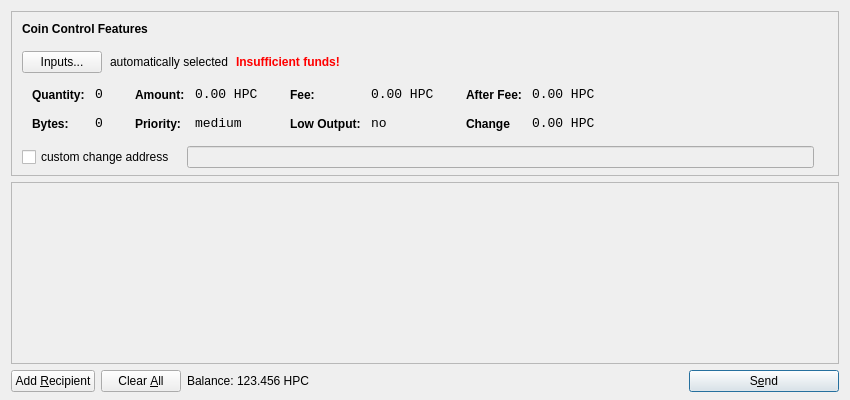
<?xml version="1.0" encoding="UTF-8"?>
<ui version="4.0">
 <class>SendCoinsDialog</class>
 <widget class="QDialog" name="SendCoinsDialog">
  <property name="geometry">
   <rect>
    <x>0</x>
    <y>0</y>
    <width>850</width>
    <height>400</height>
   </rect>
  </property>
  <property name="windowTitle">
   <string>Send Coins</string>
  </property>
  <layout class="QVBoxLayout" name="verticalLayout" stretch="0,1,0">
   <property name="bottomMargin">
    <number>8</number>
   </property>
   <item>
    <widget class="QFrame" name="frameCoinControl">
     <property name="sizePolicy">
      <sizepolicy hsizetype="Expanding" vsizetype="Expanding">
       <horstretch>0</horstretch>
       <verstretch>0</verstretch>
      </sizepolicy>
     </property>
     <property name="maximumSize">
      <size>
       <width>16777215</width>
       <height>16777215</height>
      </size>
     </property>
     <property name="frameShape">
      <enum>QFrame::StyledPanel</enum>
     </property>
     <property name="frameShadow">
      <enum>QFrame::Sunken</enum>
     </property>
     <layout class="QVBoxLayout" name="verticalLayoutCoinControl2">
      <property name="spacing">
       <number>-1</number>
      </property>
      <property name="leftMargin">
       <number>0</number>
      </property>
      <property name="topMargin">
       <number>0</number>
      </property>
      <property name="rightMargin">
       <number>0</number>
      </property>
      <property name="bottomMargin">
       <number>6</number>
      </property>
      <item>
       <layout class="QVBoxLayout" name="verticalLayoutCoinControl" stretch="0,0,0,0,1">
        <property name="spacing">
         <number>0</number>
        </property>
        <property name="leftMargin">
         <number>10</number>
        </property>
        <property name="topMargin">
         <number>10</number>
        </property>
        <item>
         <layout class="QHBoxLayout" name="horizontalLayoutCoinControl1">
          <property name="bottomMargin">
           <number>15</number>
          </property>
          <item>
           <widget class="QLabel" name="labelCoinControlFeatures">
            <property name="sizePolicy">
             <sizepolicy hsizetype="Preferred" vsizetype="Maximum">
              <horstretch>0</horstretch>
              <verstretch>0</verstretch>
             </sizepolicy>
            </property>
            <property name="font">
             <font>
              <weight>75</weight>
              <bold>true</bold>
             </font>
            </property>
            <property name="styleSheet">
             <string notr="true">font-weight:bold;</string>
            </property>
            <property name="text">
             <string>Coin Control Features</string>
            </property>
           </widget>
          </item>
         </layout>
        </item>
        <item>
         <layout class="QHBoxLayout" name="horizontalLayoutCoinControl2" stretch="0,0,0,0">
          <property name="spacing">
           <number>8</number>
          </property>
          <property name="bottomMargin">
           <number>10</number>
          </property>
          <item>
           <widget class="QPushButton" name="pushButtonCoinControl">
            <property name="styleSheet">
             <string notr="true"/>
            </property>
            <property name="text">
             <string>Inputs...</string>
            </property>
           </widget>
          </item>
          <item>
           <widget class="QLabel" name="labelCoinControlAutomaticallySelected">
            <property name="text">
             <string>automatically selected</string>
            </property>
            <property name="margin">
             <number>5</number>
            </property>
           </widget>
          </item>
          <item>
           <widget class="QLabel" name="labelCoinControlInsuffFunds">
            <property name="font">
             <font>
              <weight>75</weight>
              <bold>true</bold>
             </font>
            </property>
            <property name="styleSheet">
             <string notr="true">color:red;font-weight:bold;</string>
            </property>
            <property name="text">
             <string>Insufficient funds!</string>
            </property>
            <property name="margin">
             <number>5</number>
            </property>
           </widget>
          </item>
          <item>
           <spacer name="horizontalSpacerCoinControl">
            <property name="orientation">
             <enum>Qt::Horizontal</enum>
            </property>
            <property name="sizeHint" stdset="0">
             <size>
              <width>40</width>
              <height>1</height>
             </size>
            </property>
           </spacer>
          </item>
         </layout>
        </item>
        <item>
         <widget class="QWidget" name="widgetCoinControl" native="true">
          <property name="sizePolicy">
           <sizepolicy hsizetype="Preferred" vsizetype="Preferred">
            <horstretch>0</horstretch>
            <verstretch>0</verstretch>
           </sizepolicy>
          </property>
          <property name="minimumSize">
           <size>
            <width>0</width>
            <height>0</height>
           </size>
          </property>
          <property name="styleSheet">
           <string notr="true"/>
          </property>
          <layout class="QHBoxLayout" name="horizontalLayoutCoinControl5">
           <property name="margin">
            <number>0</number>
           </property>
           <item>
            <layout class="QHBoxLayout" name="horizontalLayoutCoinControl3" stretch="0,0,0,1">
             <property name="spacing">
              <number>20</number>
             </property>
             <property name="topMargin">
              <number>0</number>
             </property>
             <property name="bottomMargin">
              <number>10</number>
             </property>
             <item>
              <layout class="QFormLayout" name="formLayoutCoinControl1">
               <property name="horizontalSpacing">
                <number>10</number>
               </property>
               <property name="verticalSpacing">
                <number>14</number>
               </property>
               <property name="leftMargin">
                <number>10</number>
               </property>
               <property name="topMargin">
                <number>4</number>
               </property>
               <property name="rightMargin">
                <number>6</number>
               </property>
               <item row="0" column="0">
                <widget class="QLabel" name="labelCoinControlQuantityText">
                 <property name="styleSheet">
                  <string notr="true">font-weight:bold;</string>
                 </property>
                 <property name="text">
                  <string>Quantity:</string>
                 </property>
                 <property name="margin">
                  <number>0</number>
                 </property>
                </widget>
               </item>
               <item row="0" column="1">
                <widget class="QLabel" name="labelCoinControlQuantity">
                 <property name="font">
                  <font>
                   <family>Monospace</family>
                   <pointsize>10</pointsize>
                  </font>
                 </property>
                 <property name="cursor">
                  <cursorShape>IBeamCursor</cursorShape>
                 </property>
                 <property name="contextMenuPolicy">
                  <enum>Qt::ActionsContextMenu</enum>
                 </property>
                 <property name="text">
                  <string>0</string>
                 </property>
                 <property name="margin">
                  <number>0</number>
                 </property>
                 <property name="textInteractionFlags">
                  <set>Qt::LinksAccessibleByMouse|Qt::TextSelectableByKeyboard|Qt::TextSelectableByMouse</set>
                 </property>
                </widget>
               </item>
               <item row="1" column="0">
                <widget class="QLabel" name="labelCoinControlBytesText">
                 <property name="styleSheet">
                  <string notr="true">font-weight:bold;</string>
                 </property>
                 <property name="text">
                  <string>Bytes:</string>
                 </property>
                </widget>
               </item>
               <item row="1" column="1">
                <widget class="QLabel" name="labelCoinControlBytes">
                 <property name="font">
                  <font>
                   <family>Monospace</family>
                   <pointsize>10</pointsize>
                  </font>
                 </property>
                 <property name="cursor">
                  <cursorShape>IBeamCursor</cursorShape>
                 </property>
                 <property name="contextMenuPolicy">
                  <enum>Qt::ActionsContextMenu</enum>
                 </property>
                 <property name="text">
                  <string>0</string>
                 </property>
                 <property name="textInteractionFlags">
                  <set>Qt::LinksAccessibleByMouse|Qt::TextSelectableByKeyboard|Qt::TextSelectableByMouse</set>
                 </property>
                </widget>
               </item>
              </layout>
             </item>
             <item>
              <layout class="QFormLayout" name="formLayoutCoinControl2">
               <property name="horizontalSpacing">
                <number>10</number>
               </property>
               <property name="verticalSpacing">
                <number>14</number>
               </property>
               <property name="leftMargin">
                <number>6</number>
               </property>
               <property name="topMargin">
                <number>4</number>
               </property>
               <property name="rightMargin">
                <number>6</number>
               </property>
               <item row="0" column="0">
                <widget class="QLabel" name="labelCoinControlAmountText">
                 <property name="styleSheet">
                  <string notr="true">font-weight:bold;</string>
                 </property>
                 <property name="text">
                  <string>Amount:</string>
                 </property>
                 <property name="margin">
                  <number>0</number>
                 </property>
                </widget>
               </item>
               <item row="0" column="1">
                <widget class="QLabel" name="labelCoinControlAmount">
                 <property name="font">
                  <font>
                   <family>Monospace</family>
                   <pointsize>10</pointsize>
                  </font>
                 </property>
                 <property name="cursor">
                  <cursorShape>IBeamCursor</cursorShape>
                 </property>
                 <property name="contextMenuPolicy">
                  <enum>Qt::ActionsContextMenu</enum>
                 </property>
                 <property name="text">
                  <string>0.00 HPC</string>
                 </property>
                 <property name="textInteractionFlags">
                  <set>Qt::LinksAccessibleByMouse|Qt::TextSelectableByKeyboard|Qt::TextSelectableByMouse</set>
                 </property>
                </widget>
               </item>
               <item row="1" column="0">
                <widget class="QLabel" name="labelCoinControlPriorityText">
                 <property name="styleSheet">
                  <string notr="true">font-weight:bold;</string>
                 </property>
                 <property name="text">
                  <string>Priority:</string>
                 </property>
                </widget>
               </item>
               <item row="1" column="1">
                <widget class="QLabel" name="labelCoinControlPriority">
                 <property name="font">
                  <font>
                   <family>Monospace</family>
                   <pointsize>10</pointsize>
                  </font>
                 </property>
                 <property name="cursor">
                  <cursorShape>IBeamCursor</cursorShape>
                 </property>
                 <property name="contextMenuPolicy">
                  <enum>Qt::ActionsContextMenu</enum>
                 </property>
                 <property name="text">
                  <string>medium</string>
                 </property>
                 <property name="textInteractionFlags">
                  <set>Qt::LinksAccessibleByMouse|Qt::TextSelectableByKeyboard|Qt::TextSelectableByMouse</set>
                 </property>
                </widget>
               </item>
              </layout>
             </item>
             <item>
              <layout class="QFormLayout" name="formLayoutCoinControl3">
               <property name="horizontalSpacing">
                <number>10</number>
               </property>
               <property name="verticalSpacing">
                <number>14</number>
               </property>
               <property name="leftMargin">
                <number>6</number>
               </property>
               <property name="topMargin">
                <number>4</number>
               </property>
               <property name="rightMargin">
                <number>6</number>
               </property>
               <item row="0" column="0">
                <widget class="QLabel" name="labelCoinControlFeeText">
                 <property name="styleSheet">
                  <string notr="true">font-weight:bold;</string>
                 </property>
                 <property name="text">
                  <string>Fee:</string>
                 </property>
                 <property name="margin">
                  <number>0</number>
                 </property>
                </widget>
               </item>
               <item row="0" column="1">
                <widget class="QLabel" name="labelCoinControlFee">
                 <property name="font">
                  <font>
                   <family>Monospace</family>
                   <pointsize>10</pointsize>
                  </font>
                 </property>
                 <property name="cursor">
                  <cursorShape>IBeamCursor</cursorShape>
                 </property>
                 <property name="contextMenuPolicy">
                  <enum>Qt::ActionsContextMenu</enum>
                 </property>
                 <property name="text">
                  <string>0.00 HPC</string>
                 </property>
                 <property name="textInteractionFlags">
                  <set>Qt::LinksAccessibleByMouse|Qt::TextSelectableByKeyboard|Qt::TextSelectableByMouse</set>
                 </property>
                </widget>
               </item>
               <item row="1" column="0">
                <widget class="QLabel" name="labelCoinControlLowOutputText">
                 <property name="styleSheet">
                  <string notr="true">font-weight:bold;</string>
                 </property>
                 <property name="text">
                  <string>Low Output:</string>
                 </property>
                </widget>
               </item>
               <item row="1" column="1">
                <widget class="QLabel" name="labelCoinControlLowOutput">
                 <property name="font">
                  <font>
                   <family>Monospace</family>
                   <pointsize>10</pointsize>
                  </font>
                 </property>
                 <property name="cursor">
                  <cursorShape>IBeamCursor</cursorShape>
                 </property>
                 <property name="contextMenuPolicy">
                  <enum>Qt::ActionsContextMenu</enum>
                 </property>
                 <property name="text">
                  <string>no</string>
                 </property>
                 <property name="textInteractionFlags">
                  <set>Qt::LinksAccessibleByMouse|Qt::TextSelectableByKeyboard|Qt::TextSelectableByMouse</set>
                 </property>
                </widget>
               </item>
              </layout>
             </item>
             <item>
              <layout class="QFormLayout" name="formLayoutCoinControl4">
               <property name="horizontalSpacing">
                <number>10</number>
               </property>
               <property name="verticalSpacing">
                <number>14</number>
               </property>
               <property name="leftMargin">
                <number>6</number>
               </property>
               <property name="topMargin">
                <number>4</number>
               </property>
               <property name="rightMargin">
                <number>6</number>
               </property>
               <item row="0" column="0">
                <widget class="QLabel" name="labelCoinControlAfterFeeText">
                 <property name="styleSheet">
                  <string notr="true">font-weight:bold;</string>
                 </property>
                 <property name="text">
                  <string>After Fee:</string>
                 </property>
                 <property name="margin">
                  <number>0</number>
                 </property>
                </widget>
               </item>
               <item row="0" column="1">
                <widget class="QLabel" name="labelCoinControlAfterFee">
                 <property name="font">
                  <font>
                   <family>Monospace</family>
                   <pointsize>10</pointsize>
                  </font>
                 </property>
                 <property name="cursor">
                  <cursorShape>IBeamCursor</cursorShape>
                 </property>
                 <property name="contextMenuPolicy">
                  <enum>Qt::ActionsContextMenu</enum>
                 </property>
                 <property name="text">
                  <string>0.00 HPC</string>
                 </property>
                 <property name="textInteractionFlags">
                  <set>Qt::LinksAccessibleByMouse|Qt::TextSelectableByKeyboard|Qt::TextSelectableByMouse</set>
                 </property>
                </widget>
               </item>
               <item row="1" column="0">
                <widget class="QLabel" name="labelCoinControlChangeText">
                 <property name="styleSheet">
                  <string notr="true">font-weight:bold;</string>
                 </property>
                 <property name="text">
                  <string>Change</string>
                 </property>
                </widget>
               </item>
               <item row="1" column="1">
                <widget class="QLabel" name="labelCoinControlChange">
                 <property name="font">
                  <font>
                   <family>Monospace</family>
                   <pointsize>10</pointsize>
                  </font>
                 </property>
                 <property name="cursor">
                  <cursorShape>IBeamCursor</cursorShape>
                 </property>
                 <property name="contextMenuPolicy">
                  <enum>Qt::ActionsContextMenu</enum>
                 </property>
                 <property name="text">
                  <string>0.00 HPC</string>
                 </property>
                 <property name="textInteractionFlags">
                  <set>Qt::LinksAccessibleByMouse|Qt::TextSelectableByKeyboard|Qt::TextSelectableByMouse</set>
                 </property>
                </widget>
               </item>
              </layout>
             </item>
            </layout>
           </item>
          </layout>
         </widget>
        </item>
        <item>
         <layout class="QHBoxLayout" name="horizontalLayoutCoinControl4" stretch="0,0,0">
          <property name="spacing">
           <number>12</number>
          </property>
          <property name="sizeConstraint">
           <enum>QLayout::SetDefaultConstraint</enum>
          </property>
          <property name="topMargin">
           <number>5</number>
          </property>
          <property name="rightMargin">
           <number>5</number>
          </property>
          <item>
           <widget class="QCheckBox" name="checkBoxCoinControlChange">
            <property name="text">
             <string>custom change address</string>
            </property>
           </widget>
          </item>
          <item>
           <widget class="QLineEdit" name="lineEditCoinControlChange">
            <property name="enabled">
             <bool>false</bool>
            </property>
            <property name="sizePolicy">
             <sizepolicy hsizetype="Expanding" vsizetype="Fixed">
              <horstretch>0</horstretch>
              <verstretch>0</verstretch>
             </sizepolicy>
            </property>
           </widget>
          </item>
          <item>
           <widget class="QLabel" name="labelCoinControlChangeLabel">
            <property name="sizePolicy">
             <sizepolicy hsizetype="Preferred" vsizetype="Expanding">
              <horstretch>0</horstretch>
              <verstretch>0</verstretch>
             </sizepolicy>
            </property>
            <property name="minimumSize">
             <size>
              <width>0</width>
              <height>0</height>
             </size>
            </property>
            <property name="text">
             <string/>
            </property>
            <property name="margin">
             <number>3</number>
            </property>
           </widget>
          </item>
         </layout>
        </item>
        <item>
         <spacer name="verticalSpacerCoinControl">
          <property name="orientation">
           <enum>Qt::Vertical</enum>
          </property>
          <property name="sizeHint" stdset="0">
           <size>
            <width>800</width>
            <height>1</height>
           </size>
          </property>
         </spacer>
        </item>
       </layout>
      </item>
     </layout>
    </widget>
   </item>
   <item>
    <widget class="QScrollArea" name="scrollArea">
     <property name="widgetResizable">
      <bool>true</bool>
     </property>
     <widget class="QWidget" name="scrollAreaWidgetContents">
      <property name="geometry">
       <rect>
        <x>0</x>
        <y>0</y>
        <width>830</width>
        <height>165</height>
       </rect>
      </property>
      <layout class="QVBoxLayout" name="verticalLayout_2">
       <property name="margin">
        <number>0</number>
       </property>
       <item>
        <layout class="QVBoxLayout" name="entries">
         <property name="spacing">
          <number>6</number>
         </property>
        </layout>
       </item>
       <item>
        <spacer name="verticalSpacer">
         <property name="orientation">
          <enum>Qt::Vertical</enum>
         </property>
         <property name="sizeHint" stdset="0">
          <size>
           <width>20</width>
           <height>40</height>
          </size>
         </property>
        </spacer>
       </item>
      </layout>
     </widget>
    </widget>
   </item>
   <item>
    <layout class="QHBoxLayout" name="horizontalLayout">
     <item>
      <widget class="QPushButton" name="addButton">
       <property name="toolTip">
        <string>Send to multiple recipients at once</string>
       </property>
       <property name="text">
        <string>Add &amp;Recipient</string>
       </property>
       <property name="icon">
        <iconset resource="../bitcoin.qrc">
         <normaloff>:/icons/add</normaloff>:/icons/add</iconset>
       </property>
       <property name="autoDefault">
        <bool>false</bool>
       </property>
      </widget>
     </item>
     <item>
      <widget class="QPushButton" name="clearButton">
       <property name="sizePolicy">
        <sizepolicy hsizetype="Minimum" vsizetype="Fixed">
         <horstretch>0</horstretch>
         <verstretch>0</verstretch>
        </sizepolicy>
       </property>
       <property name="toolTip">
        <string>Remove all transaction fields</string>
       </property>
       <property name="text">
        <string>Clear &amp;All</string>
       </property>
       <property name="icon">
        <iconset resource="../bitcoin.qrc">
         <normaloff>:/icons/remove</normaloff>:/icons/remove</iconset>
       </property>
       <property name="autoRepeatDelay">
        <number>300</number>
       </property>
       <property name="autoDefault">
        <bool>false</bool>
       </property>
      </widget>
     </item>
     <item>
      <layout class="QHBoxLayout" name="horizontalLayout_2">
       <property name="spacing">
        <number>3</number>
       </property>
       <item>
        <widget class="QLabel" name="label">
         <property name="sizePolicy">
          <sizepolicy hsizetype="Preferred" vsizetype="Fixed">
           <horstretch>0</horstretch>
           <verstretch>0</verstretch>
          </sizepolicy>
         </property>
         <property name="text">
          <string>Balance:</string>
         </property>
        </widget>
       </item>
       <item>
        <widget class="QLabel" name="labelBalance">
         <property name="sizePolicy">
          <sizepolicy hsizetype="Preferred" vsizetype="Fixed">
           <horstretch>0</horstretch>
           <verstretch>0</verstretch>
          </sizepolicy>
         </property>
         <property name="cursor">
          <cursorShape>IBeamCursor</cursorShape>
         </property>
         <property name="text">
          <string>123.456 HPC</string>
         </property>
         <property name="textInteractionFlags">
          <set>Qt::LinksAccessibleByMouse|Qt::TextSelectableByKeyboard|Qt::TextSelectableByMouse</set>
         </property>
        </widget>
       </item>
      </layout>
     </item>
     <item>
      <spacer name="horizontalSpacer">
       <property name="orientation">
        <enum>Qt::Horizontal</enum>
       </property>
       <property name="sizeHint" stdset="0">
        <size>
         <width>40</width>
         <height>20</height>
        </size>
       </property>
      </spacer>
     </item>
     <item>
      <widget class="QPushButton" name="sendButton">
       <property name="minimumSize">
        <size>
         <width>150</width>
         <height>0</height>
        </size>
       </property>
       <property name="toolTip">
        <string>Confirm the send action</string>
       </property>
       <property name="text">
        <string>S&amp;end</string>
       </property>
       <property name="icon">
        <iconset resource="../bitcoin.qrc">
         <normaloff>:/icons/send</normaloff>:/icons/send</iconset>
       </property>
       <property name="default">
        <bool>true</bool>
       </property>
      </widget>
     </item>
    </layout>
   </item>
  </layout>
 </widget>
 <resources>
  <include location="../bitcoin.qrc"/>
 </resources>
 <connections/>
</ui>
